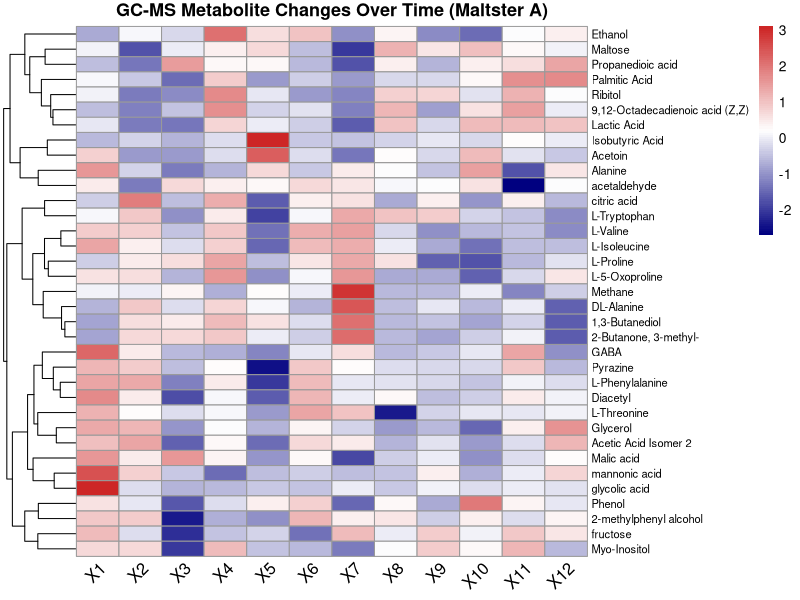

Reproduce this figure in R. (Note: this script raises an error after producing the figure.)
##LCMS FOR MALTSTER A####


# Load required library
library(pheatmap)

# Load your z-scored heatmap data
heat_data <- read.csv("MaltsterA_GCMS_Heatmap_Zscore.csv", row.names = 1)

# Generate the heatmap
pheatmap(heat_data,
         scale = "none",                # already z-scored
         cluster_rows = TRUE,
         cluster_cols = FALSE,
         color = colorRampPalette(c("navy", "white", "firebrick3"))(100),
         fontsize_row = 8,
         fontsize_col = 12,
         main = "GC-MS Metabolite Changes Over Time (Maltster A)",
         angle_col = 45)
##LCMS FOR MALTSTER A####
# Load required library
library(pheatmap)

# Load the z-scored LC-MS data for Maltster A
heat_data_lcms_a <- read.csv("MaltsterA_LCMS_Heatmap_Zscore.csv", row.names = 1)

# Select the top 30 metabolites
heat_data_subset_a <- heat_data_lcms_a[1:50,]  # Top 30 metabolites

# Reorder columns to keep months in order (1, 6, 12) manually
heat_data_subset_a <- heat_data_subset_a[, c("1", "6", "12")]

# Plot the heatmap with hierarchical clustering (no reordering for months)
pheatmap(heat_data_subset_a,
         scale = "none",                # Already z-scored
         cluster_rows = TRUE,           # Cluster metabolites by similarity
         cluster_cols = FALSE,          # Do not cluster columns (months stay in order)
         color = colorRampPalette(c("blue", "lightblue", "red"))(100), # Custom color gradient
         fontsize_row = 8,              # Font size for row labels (metabolites)
         fontsize_col = 12,             # Font size for column labels (months)
         main = "LC-MS Heatmap with Clustering (Maltster A)",
         angle_col = 45)                # Rotate column labels for better readability
